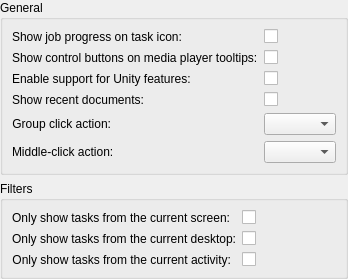
<?xml version="1.0" encoding="UTF-8"?>
<ui version="4.0">
 <class>behaviourconfig</class>
 <widget class="QWidget" name="behaviourconfig">
  <property name="geometry">
   <rect>
    <x>0</x>
    <y>0</y>
    <width>341</width>
    <height>274</height>
   </rect>
  </property>
  <property name="windowTitle">
   <string>Form</string>
  </property>
  <layout class="QVBoxLayout" name="verticalLayout">
   <property name="margin">
    <number>0</number>
   </property>
   <item>
    <widget class="QGroupBox" name="groupBox">
     <property name="title">
      <string>General</string>
     </property>
     <layout class="QFormLayout" name="formLayout_2">
      <item row="0" column="0">
       <widget class="QLabel" name="showProgress_label">
        <property name="text">
         <string>Show job progress on task icon:</string>
        </property>
        <property name="buddy">
         <cstring>showProgress</cstring>
        </property>
       </widget>
      </item>
      <item row="0" column="1">
       <widget class="QCheckBox" name="showProgress">
        <property name="toolTip">
         <string>&lt;p&gt;When enabled, a progressbar will be drawn over the applicaitons icons to represent its overall job progress.&lt;/p&gt;</string>
        </property>
        <property name="text">
         <string/>
        </property>
       </widget>
      </item>
      <item row="1" column="0">
       <widget class="QLabel" name="mediaButtons_label">
        <property name="text">
         <string>Show control buttons on media player tooltips:</string>
        </property>
        <property name="buddy">
         <cstring>mediaButtons</cstring>
        </property>
       </widget>
      </item>
      <item row="1" column="1">
       <widget class="QCheckBox" name="mediaButtons">
        <property name="toolTip">
         <string>&lt;p&gt;When enabled - previous, play/pause, and next buttons will be shown in the tooltips for media players.&lt;/p&gt;</string>
        </property>
        <property name="text">
         <string/>
        </property>
       </widget>
      </item>
      <item row="2" column="0">
       <widget class="QLabel" name="unity_label">
        <property name="text">
         <string>Enable support for Unity features:</string>
        </property>
        <property name="buddy">
         <cstring>unity</cstring>
        </property>
       </widget>
      </item>
      <item row="2" column="1">
       <widget class="QCheckBox" name="unity">
        <property name="toolTip">
         <string>&lt;p&gt;Toggles support for the Unity DBUS API.&lt;/p&gt;</string>
        </property>
        <property name="text">
         <string/>
        </property>
       </widget>
      </item>
      <item row="3" column="0">
       <widget class="QLabel" name="recentDocuments_label">
        <property name="text">
         <string>Show recent documents:</string>
        </property>
        <property name="buddy">
         <cstring>recentDocuments</cstring>
        </property>
       </widget>
      </item>
      <item row="3" column="1">
       <widget class="QCheckBox" name="recentDocuments">
        <property name="toolTip">
         <string>&lt;p&gt;Toggles support for listing an application's recent documents in its popup menu.&lt;/p&gt;</string>
        </property>
        <property name="text">
         <string/>
        </property>
       </widget>
      </item>
      <item row="4" column="0">
       <widget class="QLabel" name="groupClick_label">
        <property name="text">
         <string>Group click action:</string>
        </property>
        <property name="alignment">
         <set>Qt::AlignRight|Qt::AlignTrailing|Qt::AlignVCenter</set>
        </property>
        <property name="buddy">
         <cstring>groupClick</cstring>
        </property>
       </widget>
      </item>
      <item row="4" column="1">
       <widget class="QComboBox" name="groupClick">
        <property name="toolTip">
         <string>&lt;p&gt;Configures what should occur when a task group is clicked.&lt;/p&gt;</string>
        </property>
       </widget>
      </item>
      <item row="5" column="0">
       <widget class="QLabel" name="middleClick_label">
        <property name="text">
         <string>Middle-click action:</string>
        </property>
        <property name="buddy">
         <cstring>middleClick</cstring>
        </property>
       </widget>
      </item>
      <item row="5" column="1">
       <widget class="QComboBox" name="middleClick"/>
      </item>
     </layout>
    </widget>
   </item>
   <item>
    <widget class="QGroupBox" name="groupBox_2">
     <property name="title">
      <string>Filters</string>
     </property>
     <layout class="QFormLayout" name="formLayout">
      <property name="fieldGrowthPolicy">
       <enum>QFormLayout::ExpandingFieldsGrow</enum>
      </property>
      <item row="0" column="0">
       <widget class="QLabel" name="showOnlyCurrentScreen_label">
        <property name="text">
         <string>Only show tasks from the current screen:</string>
        </property>
        <property name="alignment">
         <set>Qt::AlignRight|Qt::AlignTrailing|Qt::AlignVCenter</set>
        </property>
        <property name="buddy">
         <cstring>showOnlyCurrentScreen</cstring>
        </property>
       </widget>
      </item>
      <item row="0" column="1">
       <widget class="QCheckBox" name="showOnlyCurrentScreen">
        <property name="text">
         <string/>
        </property>
       </widget>
      </item>
      <item row="1" column="0">
       <widget class="QLabel" name="showOnlyCurrentDesktop_label">
        <property name="text">
         <string>Only show tasks from the current desktop:</string>
        </property>
        <property name="alignment">
         <set>Qt::AlignRight|Qt::AlignTrailing|Qt::AlignVCenter</set>
        </property>
        <property name="buddy">
         <cstring>showOnlyCurrentDesktop</cstring>
        </property>
       </widget>
      </item>
      <item row="1" column="1">
       <widget class="QCheckBox" name="showOnlyCurrentDesktop">
        <property name="text">
         <string/>
        </property>
       </widget>
      </item>
      <item row="2" column="0">
       <widget class="QLabel" name="showOnlyCurrentActivity_label">
        <property name="text">
         <string>Only show tasks from the current activity:</string>
        </property>
        <property name="alignment">
         <set>Qt::AlignRight|Qt::AlignTrailing|Qt::AlignVCenter</set>
        </property>
        <property name="buddy">
         <cstring>showOnlyCurrentActivity</cstring>
        </property>
       </widget>
      </item>
      <item row="2" column="1">
       <widget class="QCheckBox" name="showOnlyCurrentActivity">
        <property name="text">
         <string/>
        </property>
       </widget>
      </item>
     </layout>
    </widget>
   </item>
   <item>
    <spacer name="verticalSpacer">
     <property name="orientation">
      <enum>Qt::Vertical</enum>
     </property>
     <property name="sizeHint" stdset="0">
      <size>
       <width>20</width>
       <height>2</height>
      </size>
     </property>
    </spacer>
   </item>
  </layout>
 </widget>
 <resources/>
 <connections/>
</ui>
